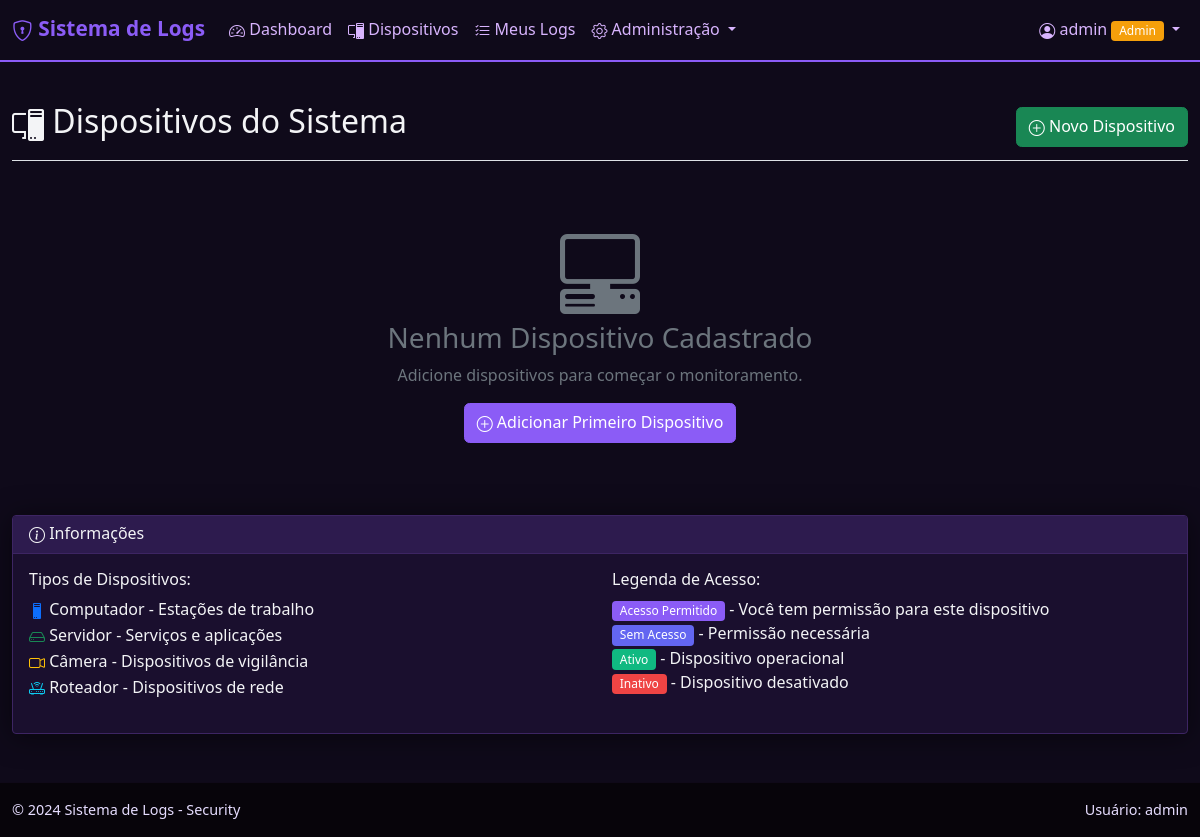
/devices (signed in), run on an earlier commit of the app's database.
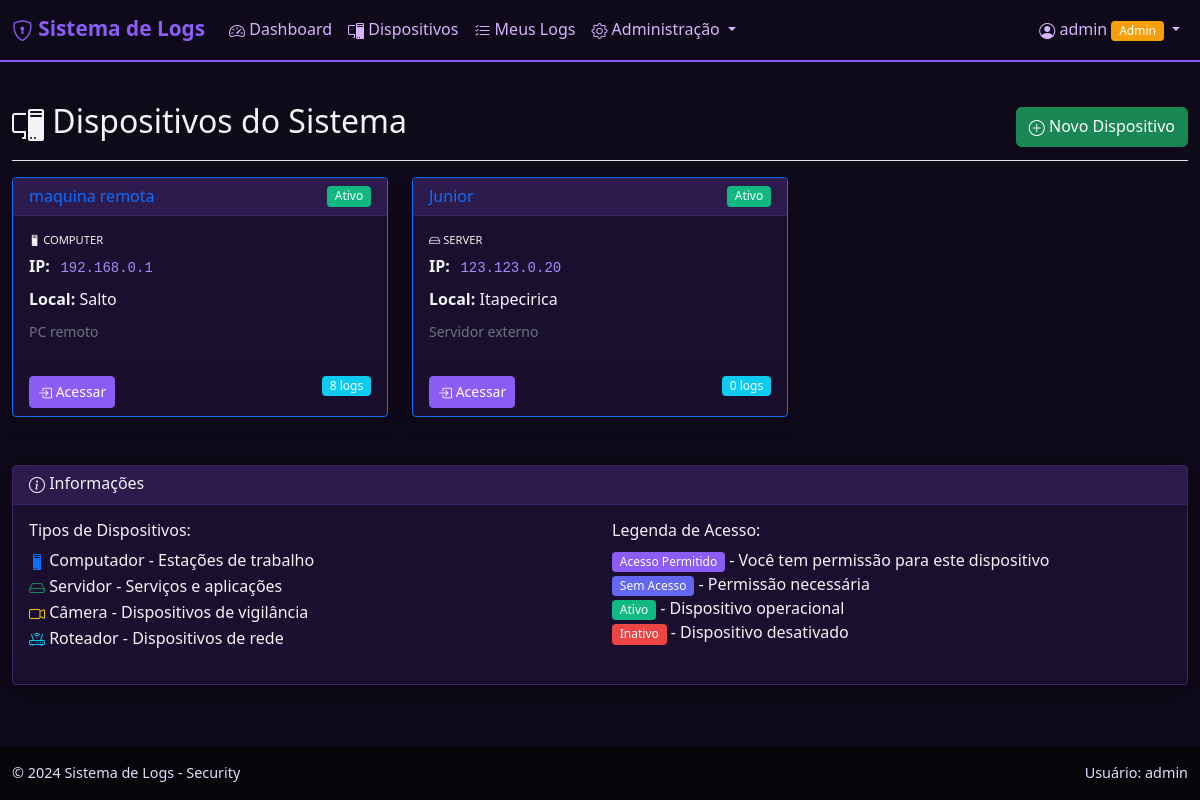
And on a later commit of the database.
### models.py (models this page shows)
class User(UserMixin, db.Model):
    id = db.Column(db.Integer, primary_key=True)
    username = db.Column(db.String(80), unique=True, nullable=False)
    email = db.Column(db.String(120), unique=True, nullable=False)
    password_hash = db.Column(db.String(255), nullable=False)
    role = db.Column(db.Enum(UserRole), default=UserRole.USER)
    created_at = db.Column(db.DateTime, default=get_brasilia_now)
    is_active = db.Column(db.Boolean, default=True)  # Usuário ativo ou desativado?
    user_permissions = db.relationship('UserPermission', backref='user', lazy=True, cascade='all, delete-orphan', foreign_keys='UserPermission.user_id')
    permissions_granted = db.relationship('UserPermission', backref='granted_by_user', lazy=True, foreign_keys='UserPermission.granted_by')
    logs = db.relationship('AccessLog', backref='user', lazy=True, cascade='all, delete-orphan')

class Device(db.Model):
    id = db.Column(db.Integer, primary_key=True)
    name = db.Column(db.String(100), nullable=False)
    ip_address = db.Column(db.String(45), nullable=False)  # IPv4 ou IPv6
    device_type = db.Column(db.Enum(DeviceType), nullable=False)
    description = db.Column(db.Text)  # Descrição livre do dispositivo
    location = db.Column(db.String(200))  # Localização física
    is_active = db.Column(db.Boolean, default=True)  # Dispositivo ativo ou inativo?
    created_at = db.Column(db.DateTime, default=get_brasilia_now)
    user_permissions = db.relationship('UserPermission', backref='device', lazy=True, cascade='all, delete-orphan')
    logs = db.relationship('AccessLog', backref='device', lazy=True, cascade='all, delete-orphan')

### blueprints/devices.py (the view)
@devices_bp.route('/devices')
@login_required
def devices():
    devices_list = Device.query.all()
    user_permissions = UserPermission.query.filter_by(user_id=current_user.id).all()
    permitted_devices = [perm.device_id for perm in user_permissions]
    return render_template('devices.html',
                         devices=devices_list,
                         permitted_devices=permitted_devices,
                         DeviceType=DeviceType)

### templates/devices.html (shortened to what this page needs)
{% extends "base.html" %}
{% block content %}
<div class="d-flex justify-content-between flex-wrap flex-md-nowrap align-items-center pt-3 pb-2 mb-3 border-bottom">
    <h1 class="h2"><i class="bi bi-pc-display"></i> Dispositivos do Sistema</h1>
    {% if current_user.role.value == 'admin' %}
    <div class="btn-toolbar mb-2 mb-md-0">
        <a href="{{ url_for('devices.add_device') }}" class="btn btn-success">
            <i class="bi bi-plus-circle"></i> Novo Dispositivo
        </a>
    </div>
    {% endif %}
</div>
<div class="row">
    {% for device in devices %}
    <div class="col-xl-4 col-md-6 mb-4">
        <div class="card border-{% if device.id in permitted_devices or current_user.role.value == 'admin' %}primary{% else %}secondary{% endif %} shadow h-100">
            <div class="card-header d-flex justify-content-between align-items-center">
                <h6 class="m-0 font-weight-bold text-{% if device.id in permitted_devices or current_user.role.value == 'admin' %}primary{% else %}secondary{% endif %}">
                    {{ device.name }}
                </h6>
                <span class="badge bg-{{ 'success' if device.is_active else 'danger' }}">
                    {{ 'Ativo' if device.is_active else 'Inativo' }}
                </span>
            </div>
            <div class="card-body">
                <div class="row no-gutters align-items-center">
                    <div class="col mr-2">
                        <div class="text-xs font-weight-bold text-uppercase mb-1">
                            <i class="bi bi-{% if device.device_type.value == 'server' %}hdd{% elif device.device_type.value == 'camera' %}camera-video{% else %}pc{% endif %}"></i>
                            {{ device.device_type.value|title }}
                        </div>
                        <div class="mb-2">
                            <strong>IP:</strong> <code>{{ device.ip_address }}</code>
                        </div>
                        {% if device.location %}
                        <div class="mb-2">
                            <strong>Local:</strong> {{ device.location }}
                        </div>
                        {% endif %}
                        {% if device.description %}
                        <div class="mb-2">
                            <small class="text-muted">{{ device.description }}</small>
                        </div>
                        {% endif %}
                    </div>
                </div>
            </div>
            <div class="card-footer">
                {% if device.id in permitted_devices or current_user.role.value == 'admin' %}
                <a href="{{ url_for('devices.access_device', device_id=device.id) }}"
                   class="btn btn-primary btn-sm">
                    <i class="bi bi-box-arrow-in-right"></i> Acessar
                </a>
                {% else %}
                <button class="btn btn-secondary btn-sm" disabled title="Sem permissão de acesso">
                    <i class="bi bi-lock"></i> Sem Acesso
                </button>
                {% endif %}
                {% if current_user.role.value == 'admin' %}
                <span class="badge bg-info float-end">
                    {{ device.logs|length }} logs
                </span>
                {% endif %}
            </div>
        </div>
    </div>
    {% endfor %}
</div>
{% if not devices %}
<div class="text-center py-5">
    <i class="bi bi-pc-display-horizontal display-1 text-muted"></i>
    <h3 class="text-muted">Nenhum Dispositivo Cadastrado</h3>
    <p class="text-muted">Adicione dispositivos para começar o monitoramento.</p>
    {% if current_user.role.value == 'admin' %}
    <a href="{{ url_for('devices.add_device') }}" class="btn btn-primary">
        <i class="bi bi-plus-circle"></i> Adicionar Primeiro Dispositivo
    </a>
    {% endif %}
</div>
{% endif %}
<div class="row mt-4">
    <div class="col-12">
        <div class="card">
            <div class="card-header">
                <h6 class="mb-0"><i class="bi bi-info-circle"></i> Informações</h6>
            </div>
            <div class="card-body">
                <div class="row">
                    <div class="col-md-6">
                        <h6>Tipos de Dispositivos:</h6>
                        <ul class="list-unstyled">
                            <li><i class="bi bi-pc text-primary"></i> Computador - Estações de trabalho</li>
                            <li><i class="bi bi-hdd text-success"></i> Servidor - Serviços e aplicações</li>
                            <li><i class="bi bi-camera-video text-warning"></i> Câmera - Dispositivos de vigilância</li>
                            <li><i class="bi bi-router text-info"></i> Roteador - Dispositivos de rede</li>
                        </ul>
                    </div>
                    <div class="col-md-6">
                        <h6>Legenda de Acesso:</h6>
                        <p>
                            <span class="badge bg-primary">Acesso Permitido</span> - Você tem permissão para este dispositivo<br>
                            <span class="badge bg-secondary">Sem Acesso</span> - Permissão necessária<br>
                            <span class="badge bg-success">Ativo</span> - Dispositivo operacional<br>
                            <span class="badge bg-danger">Inativo</span> - Dispositivo desativado
                        </p>
                    </div>
                </div>
            </div>
        </div>
    </div>
</div>
{% endblock %}

### templates/base.html (shortened to what this page needs)
<!DOCTYPE html>
<html lang="pt-BR">
<head>
    <link href="https://cdn.jsdelivr.net/npm/bootstrap@5.1.3/dist/css/bootstrap.min.css" rel="stylesheet">
    <link rel="stylesheet" href="https://cdn.jsdelivr.net/npm/bootstrap-icons@1.8.1/font/bootstrap-icons.css">
    <link href="{{ url_for('static', filename='css/style.css') }}" rel="stylesheet">
</head>
<body>
    <nav class="navbar navbar-expand-lg navbar-dark bg-dark">
        <div class="container-fluid">
            <a class="navbar-brand" href="{{ url_for('main.dashboard') }}">
                <i class="bi bi-shield-lock"></i> Sistema de Logs
            </a>
            <div class="collapse navbar-collapse" id="navbarNav">
                <ul class="navbar-nav me-auto">
                    {% if current_user.is_authenticated %}
                        <li class="nav-item">
                            <a class="nav-link" href="{{ url_for('main.dashboard') }}">
                                <i class="bi bi-speedometer2"></i> Dashboard
                            </a>
                        </li>
                        <li class="nav-item">
                            <a class="nav-link" href="{{ url_for('devices.devices') }}">
                                <i class="bi bi-pc-display"></i> Dispositivos
                            </a>
                        </li>
                        <li class="nav-item">
                            <a class="nav-link" href="{{ url_for('logs.logs') }}">
                                <i class="bi bi-list-check"></i> Meus Logs
                            </a>
                        </li>
                        {% if current_user.role.value == 'admin' %}
                        <li class="nav-item dropdown">
                            <a class="nav-link dropdown-toggle" href="#" id="adminDropdown" role="button" data-bs-toggle="dropdown">
                                <i class="bi bi-gear"></i> Administração
                            </a>
                        </li>
                        {% endif %}
                    {% endif %}
                </ul>
                <ul class="navbar-nav">
                    {% if current_user.is_authenticated %}
                    <li class="nav-item dropdown">
                        <a class="nav-link dropdown-toggle" href="#" id="userDropdown" role="button" data-bs-toggle="dropdown">
                            <i class="bi bi-person-circle"></i> {{ current_user.username }}
                            {% if current_user.role.value == 'admin' %}
                                <span class="badge bg-warning">Admin</span>
                            {% endif %}
                        </a>
                    </li>
                    {% else %}
                    <li class="nav-item">
                        <a class="nav-link" href="{{ url_for('auth.login') }}">Login</a>
                    </li>
                    {% endif %}
                </ul>
            </div>
        </div>
    </nav>
    <div class="container-fluid mt-4">
        {% block content %}{% endblock %}
    </div>
    <footer class="bg-dark text-light mt-5 py-3">
        <div class="container-fluid">
            <div class="row">
                <div class="col-md-6">
                    <p class="mb-0">&copy; 2024 Sistema de Logs - Security</p>
                </div>
                <div class="col-md-6 text-end">
                    <p class="mb-0">Usuário: {{ current_user.username if current_user.is_authenticated else 'Não logado' }}</p>
                </div>
            </div>
        </div>
    </footer>
</body>
</html>

### static/css/style.css (style rules this page uses)
:root { --primary-color: #1a0f2e; --secondary-color: #2d1b4e; --accent-color: #8b5cf6; --success-color: #10b981; --warning-color: #f59e0b; --danger-color: #ef4444; --light-color: #f3f4f6; --dark-color: #1a0f2e; }
body { background-color: #0f0a1a; font-family: 'Segoe UI', Tahoma, Geneva, Verdana, sans-serif; color: #f3f4f6; }
.card { box-shadow: 0 0.15rem 1.75rem 0 rgba(0, 0, 0, 0.5); border: 1px solid #3d2563; background-color: #1a0f2e; color: #f3f4f6; }
.card-header { background-color: #2d1b4e; border-bottom: 1px solid #3d2563; color: #f3f4f6; }
.navbar-brand { font-weight: 600; }
.navbar-dark .navbar-nav .nav-link { color: rgba(255, 255, 255, 0.9); }
.badge { font-weight: 500; }
.btn { font-weight: 500; border-radius: 0.35rem; }
.btn-sm { border-radius: 0.25rem; }
html, body { height: 100%; }
body { display: flex; flex-direction: column; }
.container-fluid { flex: 1; }
code { background-color: #1a0f2e; padding: 0.2rem 0.4rem; border-radius: 0.25rem; font-size: 0.875em; color: #a78bfa; }
.text-xs { font-size: 0.7rem; }
.bi { vertical-align: -0.125em; }
footer.bg-dark.text-light, .site-footer, footer { background-color: #07040a !important; color: #e6ddff !important; padding: 1rem 0; border-top: 1px solid rgba(139,92,246,0.06); }
footer.bg-dark.text-light p, .site-footer p, footer p { margin: 0; color: #e6ddff !important; font-size: 0.9rem; }
.navbar-dark { background-color: #0f0a1a !important; border-bottom: 2px solid #8b5cf6; }
.navbar-dark .navbar-brand { color: #8b5cf6 !important; font-weight: 700; font-size: 1.3rem; }
.navbar-dark .nav-link { color: #d8b4fe !important; transition: color 0.2s ease; }
.btn-primary { background-color: #8b5cf6 !important; border-color: #8b5cf6 !important; }
.badge.bg-primary { background-color: #8b5cf6 !important; }
.badge.bg-success { background-color: #10b981 !important; }
.badge.bg-warning { background-color: #f59f0b !important; }
.badge.bg-danger { background-color: #ef4444 !important; }
.badge.bg-secondary { background-color: #6366f1 !important; }

What changed in the data, as far as the page shows it:
added Device: name "maquina remota", is_active "Ativo", device_type.value "COMPUTER", ip_address "192.168.0.1", location "Salto", description "PC remoto", logs|length "8"
added Device: name "Junior", is_active "Ativo", device_type.value "SERVER", ip_address "123.123.0.20", location "Itapecirica", description "Servidor externo", logs|length "0"
Also different on the page:
text no longer shown: "Nenhum Dispositivo Cadastrado Adicione dispositivos para começar o monitoramento. Adicionar Primeiro Dispositivo"
